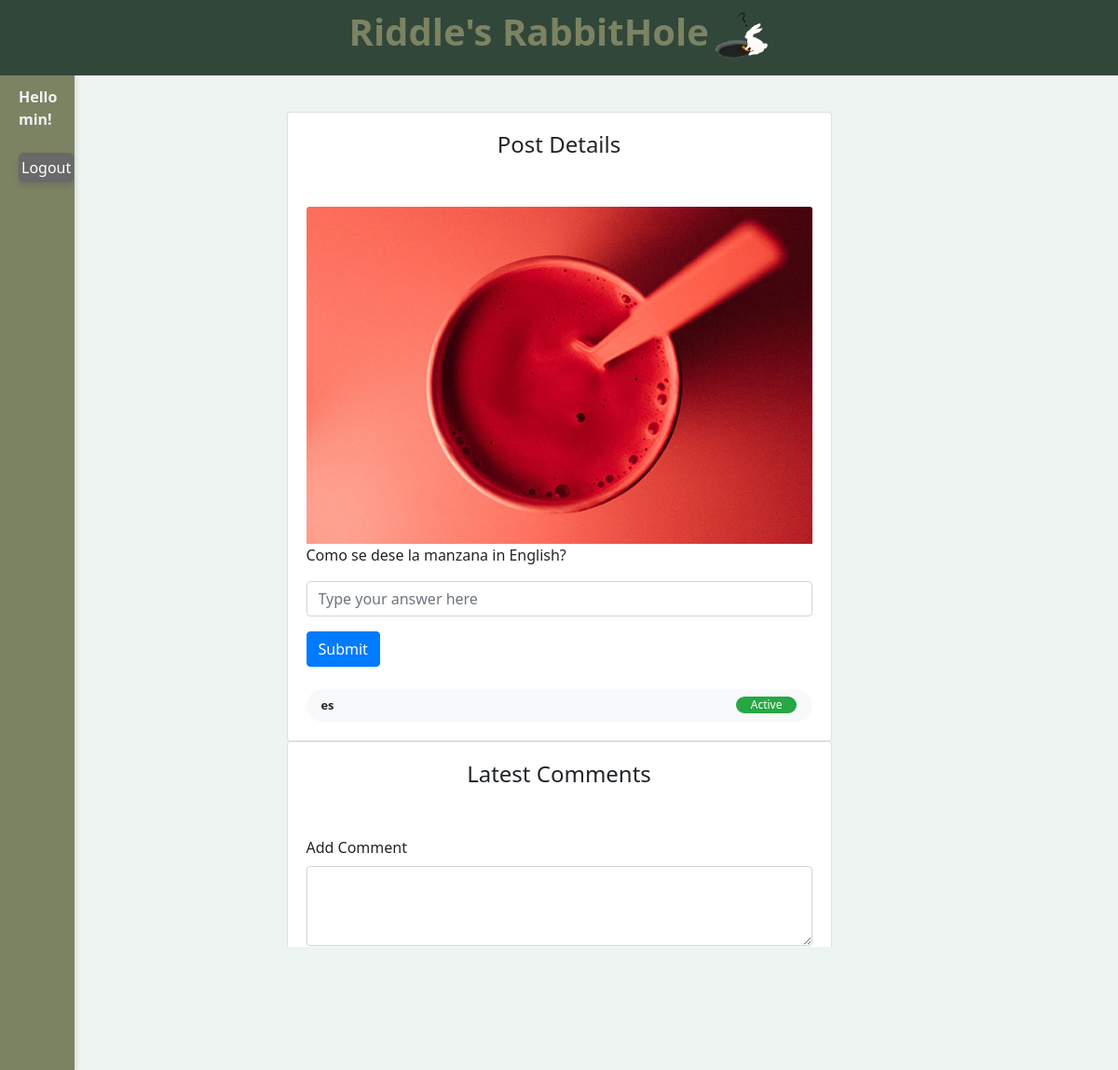
Page /post-details/2 (signed in) on the earlier database version.
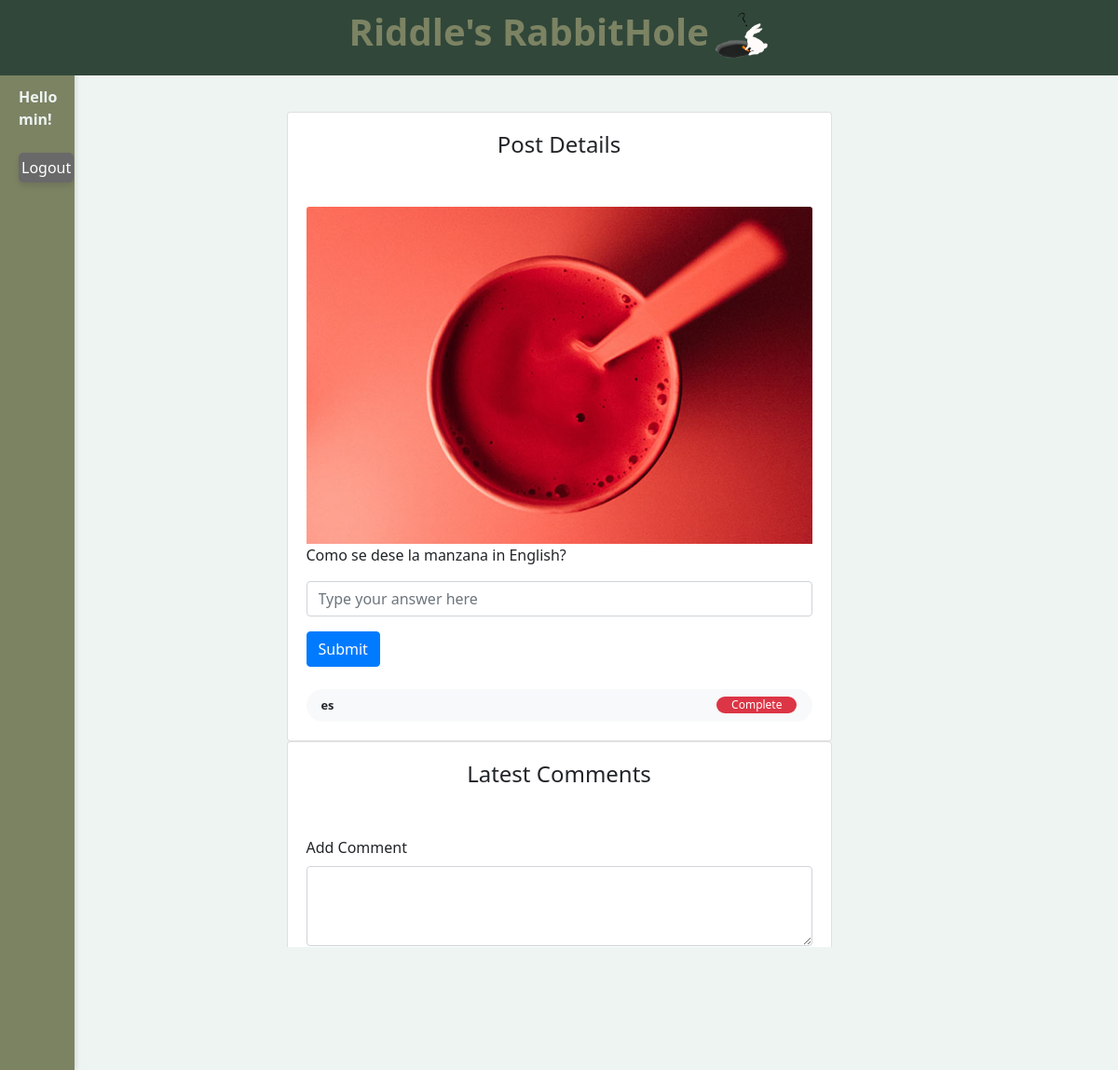
Same page on the later database version.
### database/models.py (models this page shows, shortened)
class User(UserMixin, Model):
    id = Column(Integer, primary_key=True)
    username = Column(String(50), unique=True, nullable=False)
    email = Column(String(100), unique=True, nullable=False)
    password_hash = Column(String(128), nullable=False)
    gender = Column(String(10), nullable=False)
    dob = Column(DateTime, nullable=False)
    phone = Column(String(20))
    country = Column(String(50), nullable=False)
    avatar = Column(String(20), nullable=False)
    score = Column(db.Integer, default=0)

class Post(Model):
    id = Column(Integer, primary_key=True)
    user_id = Column(Integer, ForeignKey("user.id"))
    datetime = Column(DateTime(100), server_default=func.now())
    content = Column(String(128), nullable=False)
    hint = Column(String(128), nullable=False)
    language = Column(String(10), nullable=False, default='en')
    status = Column(Boolean, nullable=False, default=False) # false: active, true: completed
    comments = relationship('Comment', backref='post', lazy=True) # one to many, this will add a post attribute to the comment class
    images = relationship('Image', backref='post', lazy=True)

### app.py (the view)
@app.route('/post-details/<int:post_id>')
@login_required
def post_details(post_id):
    post = Post.query.filter_by(id=post_id).first()
    if post:
        comments = Comment.query.filter_by(post_id=post_id).all()
        return render_template('post.html', user=current_user, post=post, comments=comments)
    else:
        flash('Post not found.', 'error')
        return redirect(url_for('index'))

### app.py (called while the page is built)
@login_manager.user_loader
def load_user(user_id):
    return User.query.get(int(user_id))

### templates/post.html (shortened to what this page needs)
<!DOCTYPE html>
<html lang="en">
<head>
    <link rel="stylesheet" type="text/css" href="{{ url_for('static', filename='css/style.css') }}">
    <link href="https://stackpath.bootstrapcdn.com/bootstrap/4.5.2/css/bootstrap.min.css" rel="stylesheet">
</head>
<body style="background-color: #EDF4F2;">
    <div class="header">
        <h1 style="color: #7C8363"><b>Riddle's RabbitHole</b><img src="{{ url_for('static', filename='img/rabbit.png') }}" class="rabbitimg"></h1>
    </div>
    <div class="sidebar" id="sidebar">
        <div class="login-tab" id="loginButton" onclick="toggleLogin()">
            {% if current_user.is_authenticated %}
                <br><br><br><b>
                Hello
                {{ current_user.username }}!</b>
                <br><br>
                <button class="lognew" onclick="logout()">Logout</button>
            {% else %}
                <br><br><br>
                Login
            {% endif %}
        </div>
    </div>
    <div class="row d-flex justify-content-center mt-100 mb-100" style="margin-top: 120px;">
        <div class="col-lg-6">
            <div class="card">
                <div class="card-body text-center">
                    <h4 class="card-title">Post Details</h4>
                </div>
                <div>
                    <div class="card-body">
                    {% if post.images %}
                    <img src="{{ url_for('static', filename='post_images/' + post.images[0].url) }}" alt="Post Image" class="img-fluid card-img-top">
                    {% else %}
                    <img src="{{ url_for('static', filename='post_images/default.jpg') }}" alt="Post Image123" class="img-fluid card-img-top">
                    {% endif %}
                    <p>{{ post.hint }}</p>
                        <form id="answerForm" onsubmit="submitAnswer(event)">
                            <div class="form-group">
                                <input type="text" class="form-control" id="answer" name="answer" placeholder="Type your answer here" required>
                            </div>
                            <button type="submit" class="btn btn-primary">Submit</button>
                        </form>
                    <div class="d-flex align-items-center justify-content-between rounded-pill bg-light px-3 py-2 mt-4">
                        <p class="small mb-0"><span class="font-weight-bold">{{ post.language }}</span></p>
                        <p data-status="{{ post.status }}"></p><div class="badge {% if post.status %}badge-danger{% else %}badge-success{% endif %} px-3 rounded-pill font-weight-normal">
                            {% if post.status %}
                                Complete
                            {% else %}
                                Active
                            {% endif %}
                        </div>
                    </div>
                    </div>
                </div>
            </div>
        </div>
    </div>
    <div class="row d-flex justify-content-center mt-100 mb-100">
        <div class="col-lg-6">
            <div class="card">
                <div class="card-body text-center">
                    <h4 class="card-title">Latest Comments</h4>
                </div>
                <div class="card-body">
                    <form id="commentForm" onsubmit="submitComment(event)">
                        <div class="form-group">
                            <label for="comment">Add Comment</label>
                            <textarea class="form-control" id="comment" name="comment" rows="3" required></textarea>
                        </div>
                        <button type="submit" class="btn btn-primary">Submit</button>
                    </form>
                    <div class="mb-4" style="text-align: center;">
                        <a href="{{ url_for('index') }}" class="newbutton">Go back</a>
                    </div>
                </div>
            </div>
        </div>
    </div>
</body>
</html>

### static/css/style.css (style rules this page uses)
* { margin: 0; padding: 0; box-sizing: border-box; }
body { font-family: 'Segoe UI', Tahoma, Geneva, Verdana, sans-serif; padding: 20px; margin-left: 120px; background-color: #EDf4f2; }
.sidebar { position: fixed; top: 0; left: 0; width: 120px; height: 100%; background-color: #7C8363; overflow-y: auto; padding: 20px; box-shadow: 2px 0 5px rgba(0, 0, 0, 0.1); z-index: 999; transition: width 0.3s ease-in-out; color: #EDF4F2 }
.rabbitimg { vertical-align: right; height: 50px; width: auto; margin-left: 5px; }
.header { position: fixed; top: 0; left: 0; width: 100%; background-color: #31473A; color: rgb(65, 65, 65); padding: 10px 15px; text-align: center; z-index: 9999; color: #7C8363; }
.newbutton { display: inline-block; padding: 6px 12px; font-size: 15px; color: #fff; background-color: #757575; border: none; border-radius: 5px; cursor: pointer; transition: background-color 0.3s ease, transform 0.2s ease; box-shadow: 0 4px 6px rgba(0, 0, 0, 0.1); }
.lognew { display: inline-block; font-size: 11; padding: 4px 3px; border-radius: 5px; border: none; color: #fff; background-color: #696969; cursor: pointer; transition: background-color 0.3s ease, transform 0.2s ease; box-shadow: 0 4px 6px rgba(0, 0, 0, 0.1); }

### templates/post.html (style rules this page uses)
.sidebar { position: fixed; top: 0; left:0; width: 80px; height: 100%; overflow-y: auto; padding: 20px; box-shadow: 2px 0 5px rgba(0, 0, 0, 0.1); z-index: 999; transition: width 0.3s ease-in-out; }
body { font-family: 'Segoe UI', Tahoma, Geneva, Verdana, sans-serif; margin: 0; padding: 0; background-image: url('rabbitbackgound.png'); background-size: cover; background-repeat: no-repeat; background-position: center center; background-attachment: fixed; height: 100vh; }
h1 { text-align: center; color: #262626; }

Differences in the rows shown:
changed Post "Como se dese la manzana in English?": status False → True (drawn)
Other differences:
text no longer shown: "Active"
text now shown: "Complete"
